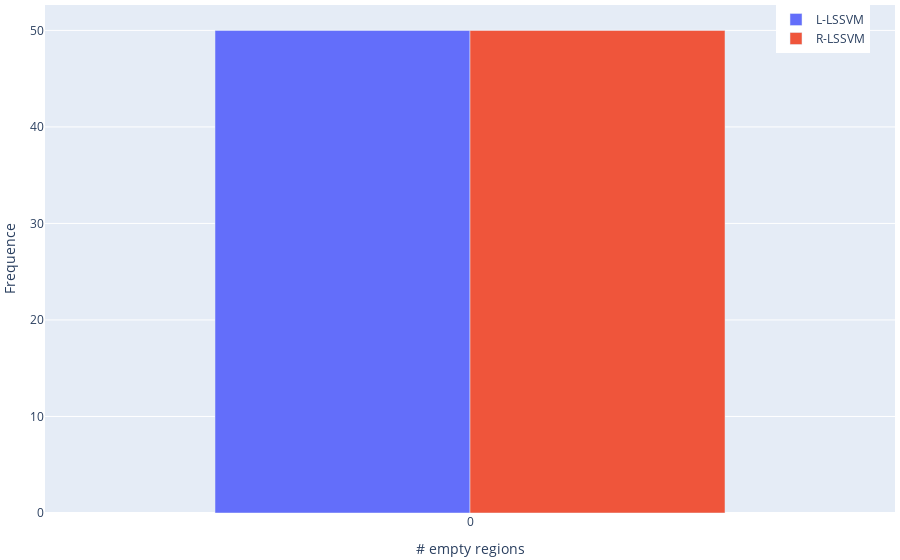
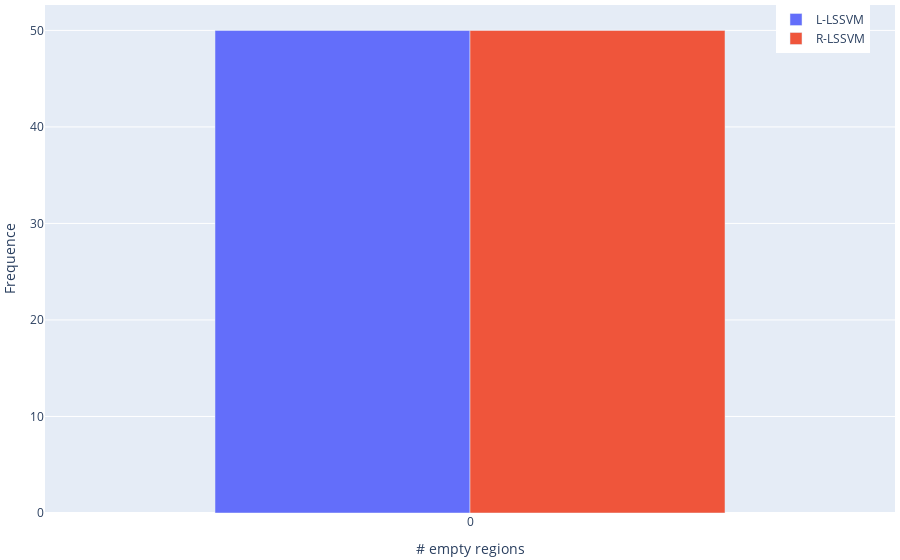
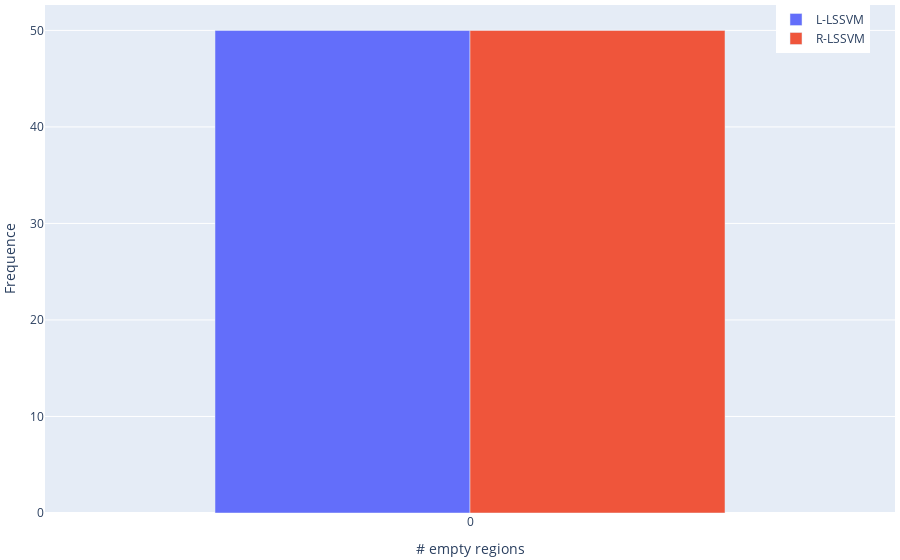
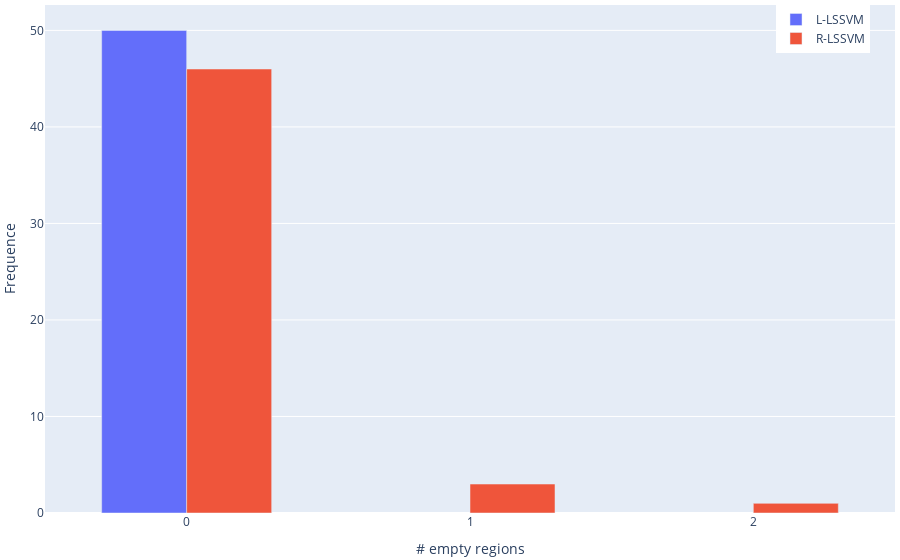

The notebook cell these images were saved under, in order:
### Markdown cell above
### 1. Analysis of empty regions  <a class="anchor" id="r-lssvm"></a>

### Code cell
import plotly.graph_objects as go
from IPython.core.display import display, HTML

for dataset_name in ds_names:
    display(HTML('<center><h1>'+dataset_name+'</h1></center>'))

    # get dataframe of the specific dataset
    df_local    = _dataframes_dict['local'].loc[_dataframes_dict['local']['dataset_name'] == dataset_name]
    df_regional = _dataframes_dict['regional'].loc[_dataframes_dict['regional']['dataset_name'] == dataset_name]

    fig = go.Figure(data=[
        go.Bar(
            name='L-LSSVM', 
            x=df_local["# empty regions"].value_counts().index.tolist(), 
            y=df_local["# empty regions"].value_counts().values
        ),
        go.Bar(
            name='R-LSSVM', 
            x=df_regional["# empty regions"].value_counts().index.tolist(), 
            y=df_regional["# empty regions"].value_counts().values
        )
    ])
    # Change the bar mode
    fig.update_layout(barmode='group')
    fig.update_layout(
        xaxis_title = '# empty regions',
        yaxis_title = 'Frequence',
        bargap=0.4, # gap between bars of adjacent location coordinates
    )
    fig.update_layout(legend=dict(x=.86, y=1))


    fig.update_layout(
        margin=dict(l=20, r=5, t=5, b=20),
#         paper_bgcolor="LightSteelBlue"
    )
    
    fig.show()

    display(HTML('<hr>'))

### Figure 1 — Plotly figure (JSON) as saved in the notebook; plotly's stock layout.template omitted (floating-point values rounded to 4 significant figures)
{"data": [{"name": "L-LSSVM", "type": "bar", "x": [0], "y": [50]}, {"name": "R-LSSVM", "type": "bar", "x": [0], "y": [50]}], "layout": {"bargap": 0.4, "barmode": "group", "legend": {"x": 0.86, "y": 1}, "margin": {"b": 20, "l": 20, "r": 5, "t": 5}, "xaxis": {"title": {"text": "# empty regions"}}, "yaxis": {"title": {"text": "Frequence"}}}}

### Figure 2 — Plotly figure (JSON) as saved in the notebook; plotly's stock layout.template omitted (floating-point values rounded to 4 significant figures)
{"data": [{"name": "L-LSSVM", "type": "bar", "x": [0], "y": [50]}, {"name": "R-LSSVM", "type": "bar", "x": [0], "y": [50]}], "layout": {"bargap": 0.4, "barmode": "group", "legend": {"x": 0.86, "y": 1}, "margin": {"b": 20, "l": 20, "r": 5, "t": 5}, "xaxis": {"title": {"text": "# empty regions"}}, "yaxis": {"title": {"text": "Frequence"}}}}

### Figure 3 — Plotly figure (JSON) as saved in the notebook; plotly's stock layout.template omitted (floating-point values rounded to 4 significant figures)
{"data": [{"name": "L-LSSVM", "type": "bar", "x": [0], "y": [50]}, {"name": "R-LSSVM", "type": "bar", "x": [0], "y": [50]}], "layout": {"bargap": 0.4, "barmode": "group", "legend": {"x": 0.86, "y": 1}, "margin": {"b": 20, "l": 20, "r": 5, "t": 5}, "xaxis": {"title": {"text": "# empty regions"}}, "yaxis": {"title": {"text": "Frequence"}}}}

### Figure 4 — Plotly figure (JSON) as saved in the notebook; plotly's stock layout.template omitted (floating-point values rounded to 4 significant figures)
{"data": [{"name": "L-LSSVM", "type": "bar", "x": [0], "y": [50]}, {"name": "R-LSSVM", "type": "bar", "x": [0, 1, 2], "y": [46, 3, 1]}], "layout": {"bargap": 0.4, "barmode": "group", "legend": {"x": 0.86, "y": 1}, "margin": {"b": 20, "l": 20, "r": 5, "t": 5}, "xaxis": {"title": {"text": "# empty regions"}}, "yaxis": {"title": {"text": "Frequence"}}}}
